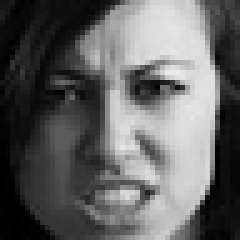
#> input picture ROB311/database/train/angry/Training_13677471.jpg, 48 x 48 px (shown 5 times larger); its folder holds only this picture in this run
$ jupyter execute --allow-errors ROB311_TD4.ipynb
#> lines starting #> are read from the running program, lines starting #| are printed output that depends on the picture
# Load the database
https://www.kaggle.com/msambare/fer2013

[cell 1]
import matplotlib.pyplot as plt
path_database="/home/bastien/Bureau/ENSTA/ROB311/database/"
path=path_database+"train/happy/Training_430147.jpg"
#> (the rest of this cell did not finish here and is left out)

#> (a cell that did not finish here is left out)

[cell 3]
import os
path="database/train/"
#> path = 'database/train/'
folders=os.listdir(path)
#> folders = ['angry', 'disgust']
print(folders)
#| ['angry', 'disgust']

[cell 4]
import matplotlib.pyplot as plt
import os
# from datetime import datetime
import numpy as np


# now = datetime.now()
# current_time = now.strftime("%H:%M:%S")
# print("Current Time =", current_time)

lable_list=[] # save the emotion lable  [0 'angry', 1'disgust', 2'fear', 3'happy', 4'neutral', 5'sad', 6'surprise']
imgs=[] #save the imamges

for i in range(len(folders)):
    path_emotion=path+folders[i]
#> path_emotion = 'database/train/angry'
    filenames=sorted(os.listdir(path_emotion))
#> filenames = ['Training_13677471.jpg']
    #print("..................")
    #print(filenames)
    for j in range(len(filenames)):
        lable_list.append(i)
        img=plt.imread(path_emotion+"/"+filenames[j])
#> img is the input picture: shape (48, 48); min 0, max 234, mean 98.2
        imgs.append(img)
# now = datetime.now()
# current_time = now.strftime("%H:%M:%S")
# print("Current Time =", current_time)

[cell 5]
imgs_np=np.array(imgs)
imgs_np.shape
#> Out = (2, 48, 48)

[cell 6]
print("train/angry number: ",lable_list.count(0))
#| train/angry number:  1
print("train/disgust number: ",lable_list.count(1))
#| train/disgust number:  1
print("train/fear number: ",lable_list.count(2))
#| train/fear number:  0
print("train/happy number: ",lable_list.count(3))
#| train/happy number:  0
print("train/neutral number: ",lable_list.count(4))
#| train/neutral number:  0
print("train/sad number: ",lable_list.count(5))
#| train/sad number:  0
print("train/surprise number: ",lable_list.count(6))
#| train/surprise number:  0
lable_np=np.array(lable_list)
#> lable_np = [0, 1]

lable_np.shape
#> Out = (2,)

train/angry/Training_10131352.jpg is a black image. please delete it. Even though you keep it, it is ok.

[cell 7]
import matplotlib.pyplot as plt
import os

plt.figure(0, figsize=(12,20))
fig_no = 0
#> (the rest of this cell did not finish here and is left out)

# Local Binary Patterns (LBP)
https://scikit-image.org/docs/dev/api/skimage.feature.html#skimage.feature.local_binary_pattern

[cell 8]
img

[cell 9]
import skimage.feature
import numpy
import matplotlib.pyplot as plt

img_lbp = skimage.feature.local_binary_pattern(img, 8,1.0,method='var')
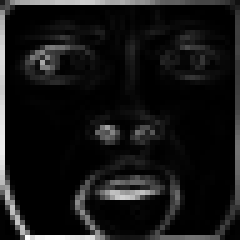
#> img_lbp: shape (48, 48) float64 (shown 5 times larger); min 0.149, max 7366.3, mean 648.1; drawn with min black and max white
# numpy historgram operation
plt.imshow(img_lbp)
plt.show()

# KNN
https://scikit-learn.org/stable/modules/generated/sklearn.neighbors.KNeighborsClassifier.html

[cell 10]
X = [[0], [1], [2], [3]]
y = [0, 0, 1, 1]
from sklearn.neighbors import KNeighborsClassifier
neigh = KNeighborsClassifier(n_neighbors=3)
neigh.fit(X, y)

print(neigh.predict([[1.1]]))

print(neigh.predict_proba([[0.9]]))

[cell 11]
import numpy as np
import matplotlib.pyplot as plt
from matplotlib.colors import ListedColormap
from sklearn import datasets
from sklearn.model_selection import train_test_split
from sklearn.preprocessing import StandardScaler
from sklearn.neighbors import (KNeighborsClassifier,
                               NeighborhoodComponentsAnalysis)
from sklearn.pipeline import Pipeline
print(__doc__)

The iris dataset is a classic and very easy multi-class classification dataset.
======================================
|class|Samples per class|Dimension
|----|----|----|
|3|50|4|

[cell 12]
n_neighbors = 1

dataset = datasets.load_iris()
X, y = dataset.data, dataset.target

# we only take two features. We could avoid this ugly
# slicing by using a two-dim dataset
X = X[:, [0, 2]]

[cell 13]
print(X[1,:],y[1])

[cell 14]
X_train, X_test, y_train, y_test = train_test_split(X, y, stratify=y, test_size=0.7, random_state=42)

h = .01  # step size in the mesh

[cell 15]
print('x_train_shape',X_train.shape)
print('X_test_shape',X_test.shape)
print('y_train_shape',y_train.shape)
print('y_test_shape',y_test.shape)

[cell 16]
cmap_light = ListedColormap(['#FFAAAA', '#AAFFAA', '#AAAAFF'])
cmap_bold = ListedColormap(['#FF0000', '#00FF00', '#0000FF'])

names = ['KNN', 'NCA, KNN']

classifiers = [Pipeline([('scaler', StandardScaler()),
                         ('knn', KNeighborsClassifier(n_neighbors=n_neighbors))
                         ]),
               Pipeline([('scaler', StandardScaler()),
                         ('nca', NeighborhoodComponentsAnalysis()),
                         ('knn', KNeighborsClassifier(n_neighbors=n_neighbors))
                         ])
               ]

[cell 17]
x_min, x_max = X[:, 0].min() - 1, X[:, 0].max() + 1
y_min, y_max = X[:, 1].min() - 1, X[:, 1].max() + 1
xx, yy = np.meshgrid(np.arange(x_min, x_max, h),
                     np.arange(y_min, y_max, h))

[cell 18]
for name, clf in zip(names, classifiers):

    clf.fit(X_train, y_train)
    score = clf.score(X_test, y_test)

    # Plot the decision boundary. For that, we will assign a color to each
    # point in the mesh [x_min, x_max]x[y_min, y_max].
    Z = clf.predict(np.c_[xx.ravel(), yy.ravel()])

    # Put the result into a color plot
    Z = Z.reshape(xx.shape)
    plt.figure()
    plt.pcolormesh(xx, yy, Z, cmap=cmap_light, alpha=.8)

    # Plot also the training and testing points
    plt.scatter(X[:, 0], X[:, 1], c=y, cmap=cmap_bold, edgecolor='k', s=20)
    plt.xlim(xx.min(), xx.max())
    plt.ylim(yy.min(), yy.max())
    plt.title("{} (k = {})".format(name, n_neighbors))
    plt.text(0.9, 0.1, '{:.2f}'.format(score), size=15,
             ha='center', va='center', transform=plt.gca().transAxes)

plt.show()
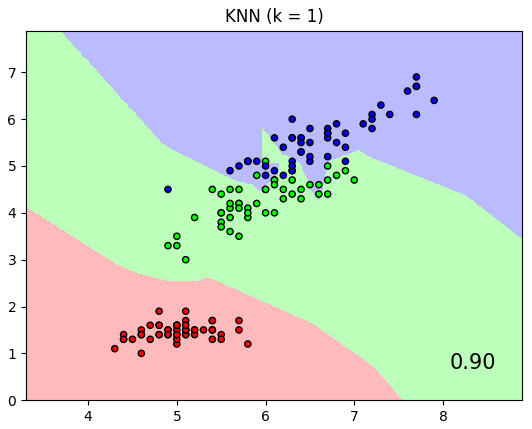
#> figure drawn by matplotlib, 1 panel
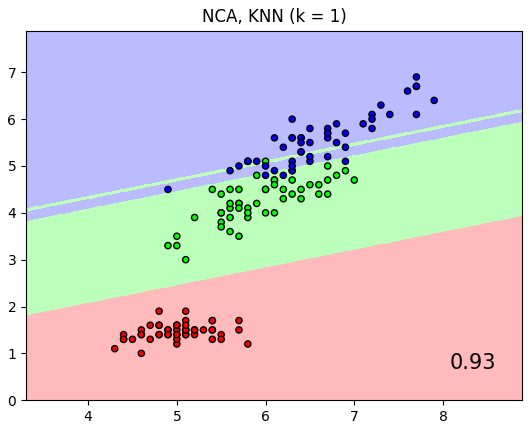
#> figure drawn by matplotlib, 1 panel
